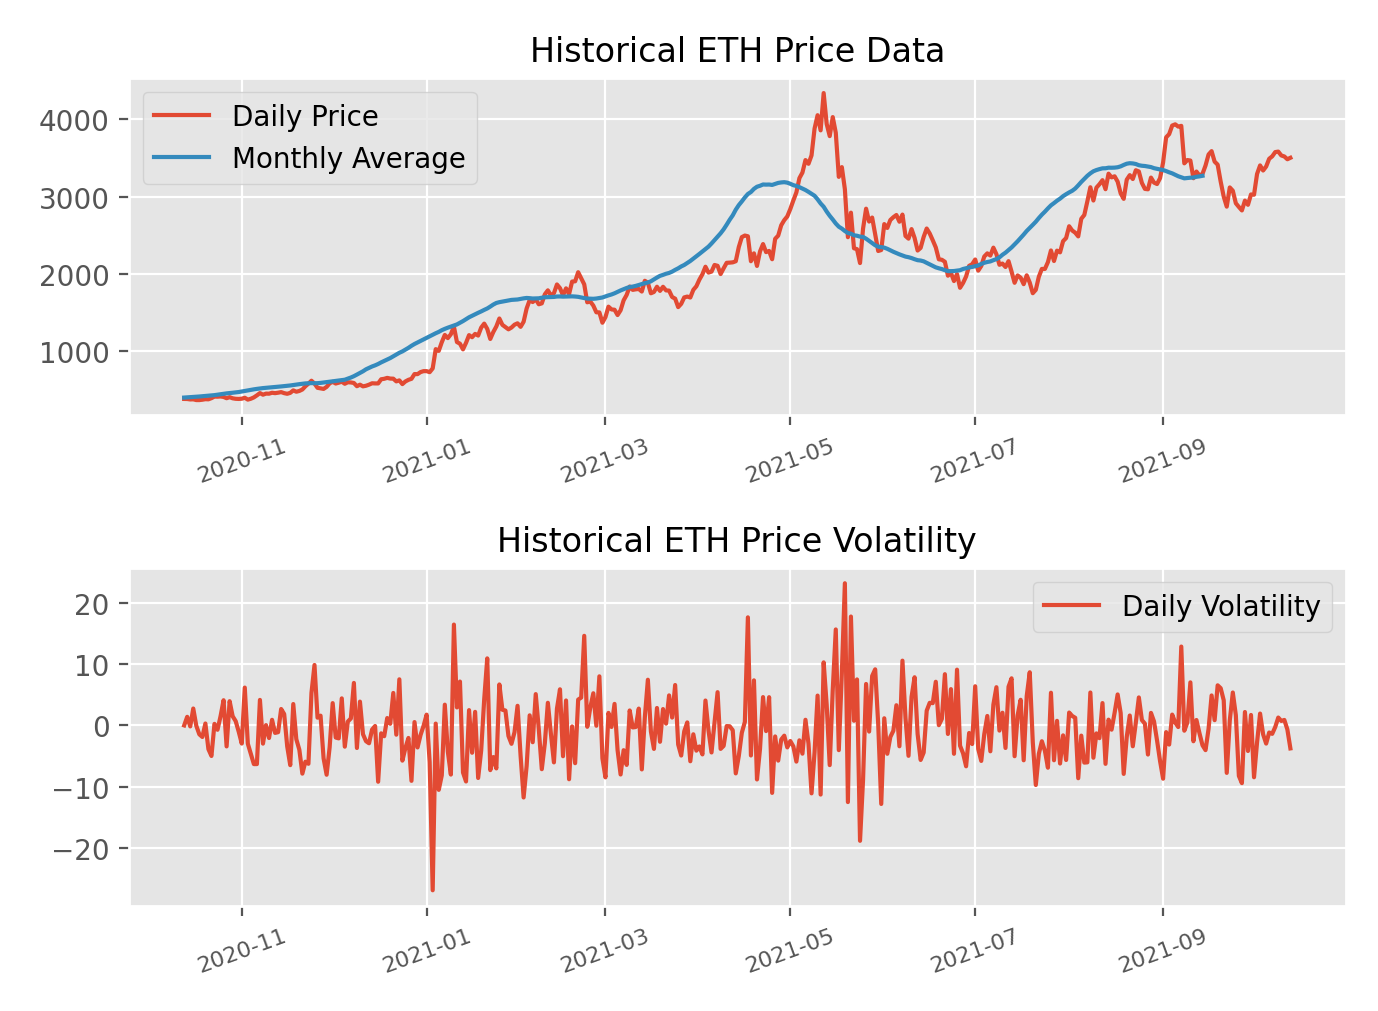

Python code for this plot:
"""

This program utilizes data downloaded from Nasdaq, with historical price data for ETH/USD
exchange rates. This is static data as it is not automatically updated each day. The data is
up to date as of 11/15/2021. Updated data can be downloaded from:
https://www.nasdaq.com/market-activity/cryptocurrency/eth/historical

This program utilizes pandas and matplotlib to visualize the ETH/USD exchange rate appreciation
over the past full year, both daily and as a monthly average. On another graph, this program
visualises the daily percent change in price, or daily volatility.

"""

import pandas as pd
import matplotlib.pyplot as plt
from datetime import datetime

df = pd.read_csv('ETH_Historical_Data_1Y.csv')

# delete column, every value is n/a
del df['Volume']


# function to change 'Date' column into datetime object
def string_to_date(date_string):

    # split string into month, date, year
    date = date_string.split('/')

    # Date column shows up as string MM/DD/YYYY
    month = int(date[0])
    day = int(date[1])
    year = int(date[2])

    # create datetime object
    date_time = datetime(year, month, day)

    # return object
    return date_time


# rename column
df['Close'] = df['Close/Last']


# create column to track daily change
df['Daily Change'] = df['Open'] - df['Close']


# use daily change column to caldulate percent change column
df['Daily % Change'] = df['Daily Change'] / ((df['Open'] + df['Close']) / 2) * 100


# create a raw date list to be used to convert date strings into datetime objects
raw_dates = df['Date'].values
dates = []


# iterate through raw dates and change them to datetime objects
# populate dates list with new datetime objects
for i in raw_dates:

   date = string_to_date(i)
   dates.append(date)

# set new column to array of datetime objects
df['Date'] = dates


# create a column to keep track of monthly average with rolling() method
df['Monthly Average'] = df['Open'].rolling(30).mean()


# change the index to the 'Date' column populated with datetime objects
df.set_index('Date', inplace=True)

# Flip the data so that we are going from past -> present
df.sort_values(by='Date', ascending=False, inplace=True)

# change style to 'ggplot'
plt.style.use('ggplot')

# create a figure object to create subplots
fig = plt.figure()

# create two subplots, one above another
ax1 = fig.add_subplot(2, 1, 1)
ax2 = fig.add_subplot(2, 1, 2)

# on top plot Opening price across time, with Monthly Average price overlaying
ax1.plot(df.index, df.Open)
ax1.plot(df.index, df['Monthly Average'])

# set titles and add a legend
ax1.set_title('Historical ETH Price Data', fontsize=12)
ax1.legend(['Daily Price', 'Monthly Average'])

# reformat x-ticks
for tick in ax1.get_xticklabels():
    tick.set_rotation(20)
    tick.set_fontsize(8)

# on bottom plot Daily Percent Change as volatility measure
ax2.plot(df.index, df['Daily % Change'])

# set titles and add a lenend
ax2.set_title('Historical ETH Price Volatility', fontsize=12)
ax2.legend(['Daily Volatility'])

# reformat x-ticks
for tick in ax2.get_xticklabels():
    tick.set_rotation(20)
    tick.set_fontsize(8)

fig.tight_layout(pad=1.08)

plt.show()
